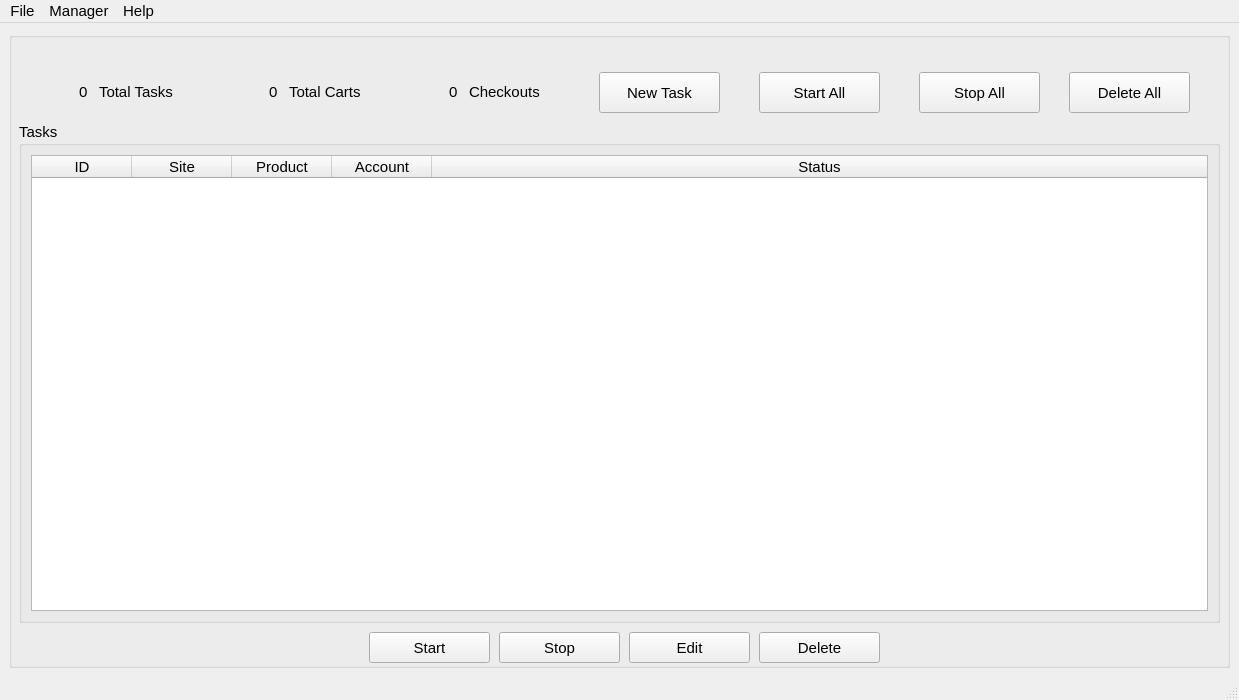
<?xml version="1.0" encoding="UTF-8"?>
<ui version="4.0">
 <class>mainWindow</class>
 <widget class="QMainWindow" name="mainWindow">
  <property name="enabled">
   <bool>true</bool>
  </property>
  <property name="geometry">
   <rect>
    <x>0</x>
    <y>0</y>
    <width>1239</width>
    <height>700</height>
   </rect>
  </property>
  <property name="font">
   <font>
    <pointsize>11</pointsize>
   </font>
  </property>
  <property name="windowTitle">
   <string>Shopping Bot - v2.0</string>
  </property>
  <property name="windowIcon">
   <iconset>
    <activeon>:/newPrefix/rabbit.jpg</activeon>
   </iconset>
  </property>
  <widget class="QWidget" name="centralwidget">
   <layout class="QHBoxLayout" name="_2">
    <item>
     <widget class="QGroupBox" name="groupBox">
      <property name="enabled">
       <bool>true</bool>
      </property>
      <property name="layoutDirection">
       <enum>Qt::LeftToRight</enum>
      </property>
      <property name="autoFillBackground">
       <bool>false</bool>
      </property>
      <property name="title">
       <string/>
      </property>
      <property name="alignment">
       <set>Qt::AlignLeading|Qt::AlignLeft|Qt::AlignTop</set>
      </property>
      <widget class="QWidget" name="widget_4" native="true">
       <property name="geometry">
        <rect>
         <x>580</x>
         <y>30</y>
         <width>611</width>
         <height>61</height>
        </rect>
       </property>
       <widget class="QPushButton" name="btnNewTask">
        <property name="geometry">
         <rect>
          <x>10</x>
          <y>10</y>
          <width>121</width>
          <height>41</height>
         </rect>
        </property>
        <property name="font">
         <font>
          <pointsize>11</pointsize>
         </font>
        </property>
        <property name="text">
         <string>New Task</string>
        </property>
        <property name="icon">
         <iconset>
          <activeon>:/icon_24x24/icon_24x24/user_24.png</activeon>
          <selectedon>:/newPrefix/24x24/user_24.png</selectedon>
         </iconset>
        </property>
       </widget>
       <widget class="QPushButton" name="btnStartAll">
        <property name="geometry">
         <rect>
          <x>170</x>
          <y>10</y>
          <width>121</width>
          <height>41</height>
         </rect>
        </property>
        <property name="font">
         <font>
          <pointsize>11</pointsize>
         </font>
        </property>
        <property name="text">
         <string>Start All</string>
        </property>
        <property name="icon">
         <iconset>
          <activeon>:/icon_24x24/icon_24x24/continue_24.png</activeon>
          <selectedon>:/newPrefix/24x24/continue_24.png</selectedon>
         </iconset>
        </property>
       </widget>
       <widget class="QPushButton" name="btnStopAll">
        <property name="geometry">
         <rect>
          <x>330</x>
          <y>10</y>
          <width>121</width>
          <height>41</height>
         </rect>
        </property>
        <property name="font">
         <font>
          <pointsize>11</pointsize>
         </font>
        </property>
        <property name="text">
         <string>Stop All</string>
        </property>
        <property name="icon">
         <iconset>
          <activeon>:/icon_24x24/icon_24x24/pause_24.png</activeon>
          <selectedon>:/newPrefix/24x24/pause_24.png</selectedon>
         </iconset>
        </property>
       </widget>
       <widget class="QPushButton" name="btnDeleteAll">
        <property name="geometry">
         <rect>
          <x>480</x>
          <y>10</y>
          <width>121</width>
          <height>41</height>
         </rect>
        </property>
        <property name="font">
         <font>
          <pointsize>11</pointsize>
         </font>
        </property>
        <property name="text">
         <string>Delete All</string>
        </property>
        <property name="icon">
         <iconset>
          <activeon>:/icon_24x24/icon_24x24/trash-circle-red-5121.png</activeon>
          <selectedon>:/newPrefix/24x24/trash-circle-red-5121.png</selectedon>
         </iconset>
        </property>
       </widget>
      </widget>
      <widget class="QGroupBox" name="groupBox_3">
       <property name="geometry">
        <rect>
         <x>10</x>
         <y>90</y>
         <width>1201</width>
         <height>501</height>
        </rect>
       </property>
       <property name="title">
        <string>Tasks</string>
       </property>
       <layout class="QGridLayout" name="gridLayout">
        <item row="0" column="0">
         <widget class="QTableWidget" name="tbListTask">
          <property name="enabled">
           <bool>true</bool>
          </property>
          <property name="contextMenuPolicy">
           <enum>Qt::ActionsContextMenu</enum>
          </property>
          <property name="styleSheet">
           <string notr="true">font: 11pt &quot;MS Shell Dlg 2&quot;;
border-color: rgb(255, 170, 0);</string>
          </property>
          <property name="editTriggers">
           <set>QAbstractItemView::NoEditTriggers</set>
          </property>
          <property name="selectionBehavior">
           <enum>QAbstractItemView::SelectRows</enum>
          </property>
          <property name="sortingEnabled">
           <bool>true</bool>
          </property>
          <property name="cornerButtonEnabled">
           <bool>true</bool>
          </property>
          <property name="columnCount">
           <number>5</number>
          </property>
          <attribute name="horizontalHeaderVisible">
           <bool>true</bool>
          </attribute>
          <attribute name="horizontalHeaderHighlightSections">
           <bool>true</bool>
          </attribute>
          <attribute name="horizontalHeaderStretchLastSection">
           <bool>true</bool>
          </attribute>
          <attribute name="verticalHeaderVisible">
           <bool>false</bool>
          </attribute>
          <attribute name="verticalHeaderHighlightSections">
           <bool>true</bool>
          </attribute>
          <column>
           <property name="text">
            <string>ID</string>
           </property>
          </column>
          <column>
           <property name="text">
            <string>Site</string>
           </property>
          </column>
          <column>
           <property name="text">
            <string>Product</string>
           </property>
          </column>
          <column>
           <property name="text">
            <string>Account</string>
           </property>
          </column>
          <column>
           <property name="text">
            <string>Status</string>
           </property>
          </column>
         </widget>
        </item>
       </layout>
      </widget>
      <widget class="QPushButton" name="btnStart">
       <property name="geometry">
        <rect>
         <x>360</x>
         <y>600</y>
         <width>121</width>
         <height>31</height>
        </rect>
       </property>
       <property name="text">
        <string>Start</string>
       </property>
       <property name="icon">
        <iconset>
         <activeon>:/icon_24x24/icon_24x24/continue_24.png</activeon>
         <selectedon>:/newPrefix/play.png</selectedon>
        </iconset>
       </property>
      </widget>
      <widget class="QPushButton" name="btnStop">
       <property name="geometry">
        <rect>
         <x>490</x>
         <y>600</y>
         <width>121</width>
         <height>31</height>
        </rect>
       </property>
       <property name="text">
        <string>Stop</string>
       </property>
       <property name="icon">
        <iconset>
         <activeon>:/icon_24x24/icon_24x24/pause_24.png</activeon>
         <selectedon>:/newPrefix/trash.png</selectedon>
        </iconset>
       </property>
      </widget>
      <widget class="QPushButton" name="btnEdit">
       <property name="geometry">
        <rect>
         <x>620</x>
         <y>600</y>
         <width>121</width>
         <height>31</height>
        </rect>
       </property>
       <property name="text">
        <string>Edit</string>
       </property>
       <property name="icon">
        <iconset>
         <activeon>:/icon_512x512/icon_512x512/edit.png</activeon>
         <selectedon>:/newPrefix/edit.png</selectedon>
        </iconset>
       </property>
      </widget>
      <widget class="QPushButton" name="btnDelete">
       <property name="geometry">
        <rect>
         <x>750</x>
         <y>600</y>
         <width>121</width>
         <height>31</height>
        </rect>
       </property>
       <property name="text">
        <string>Delete</string>
       </property>
       <property name="icon">
        <iconset>
         <activeon>:/icon_24x24/icon_24x24/trash-circle-red-5121.png</activeon>
         <selectedon>:/newPrefix/trash.png</selectedon>
        </iconset>
       </property>
      </widget>
      <widget class="QWidget" name="widget_5" native="true">
       <property name="geometry">
        <rect>
         <x>10</x>
         <y>30</y>
         <width>561</width>
         <height>61</height>
        </rect>
       </property>
       <widget class="QWidget" name="widget" native="true">
        <property name="geometry">
         <rect>
          <x>10</x>
          <y>10</y>
          <width>171</width>
          <height>41</height>
         </rect>
        </property>
        <property name="styleSheet">
         <string notr="true">font: 11pt &quot;Cantarell&quot;;</string>
        </property>
        <widget class="QLabel" name="label">
         <property name="geometry">
          <rect>
           <x>70</x>
           <y>10</y>
           <width>81</width>
           <height>20</height>
          </rect>
         </property>
         <property name="text">
          <string>Total Tasks</string>
         </property>
        </widget>
        <widget class="QLabel" name="lbTotalTask">
         <property name="geometry">
          <rect>
           <x>50</x>
           <y>10</y>
           <width>21</width>
           <height>20</height>
          </rect>
         </property>
         <property name="text">
          <string>0</string>
         </property>
        </widget>
        <widget class="QLabel" name="lbIconTotalTask">
         <property name="geometry">
          <rect>
           <x>0</x>
           <y>0</y>
           <width>41</width>
           <height>41</height>
          </rect>
         </property>
         <property name="text">
          <string/>
         </property>
         <property name="pixmap">
          <pixmap resource="../../resource/source.qrc">:/icon_512x512/icon_512x512/tasks.png</pixmap>
         </property>
         <property name="scaledContents">
          <bool>true</bool>
         </property>
        </widget>
       </widget>
       <widget class="QWidget" name="widget_2" native="true">
        <property name="geometry">
         <rect>
          <x>200</x>
          <y>10</y>
          <width>171</width>
          <height>41</height>
         </rect>
        </property>
        <property name="styleSheet">
         <string notr="true">font: 11pt &quot;Cantarell&quot;;</string>
        </property>
        <widget class="QLabel" name="label_4">
         <property name="geometry">
          <rect>
           <x>70</x>
           <y>10</y>
           <width>81</width>
           <height>20</height>
          </rect>
         </property>
         <property name="styleSheet">
          <string notr="true">font: 75 11pt &quot;MS Shell Dlg 2&quot;;</string>
         </property>
         <property name="text">
          <string>Total Carts</string>
         </property>
        </widget>
        <widget class="QLabel" name="lbTotalCarts">
         <property name="geometry">
          <rect>
           <x>50</x>
           <y>10</y>
           <width>21</width>
           <height>20</height>
          </rect>
         </property>
         <property name="text">
          <string>0</string>
         </property>
        </widget>
        <widget class="QLabel" name="label_6">
         <property name="geometry">
          <rect>
           <x>0</x>
           <y>0</y>
           <width>41</width>
           <height>41</height>
          </rect>
         </property>
         <property name="text">
          <string/>
         </property>
         <property name="pixmap">
          <pixmap resource="../../resource/source.qrc">:/icon_512x512/icon_512x512/cart.png</pixmap>
         </property>
         <property name="scaledContents">
          <bool>true</bool>
         </property>
        </widget>
       </widget>
       <widget class="QWidget" name="widget_3" native="true">
        <property name="geometry">
         <rect>
          <x>380</x>
          <y>10</y>
          <width>171</width>
          <height>41</height>
         </rect>
        </property>
        <property name="styleSheet">
         <string notr="true">font: 11pt &quot;Cantarell&quot;;</string>
        </property>
        <widget class="QLabel" name="label_7">
         <property name="geometry">
          <rect>
           <x>70</x>
           <y>10</y>
           <width>81</width>
           <height>20</height>
          </rect>
         </property>
         <property name="text">
          <string>Checkouts</string>
         </property>
        </widget>
        <widget class="QLabel" name="lbTotalCheckouts">
         <property name="geometry">
          <rect>
           <x>50</x>
           <y>10</y>
           <width>21</width>
           <height>20</height>
          </rect>
         </property>
         <property name="text">
          <string>0</string>
         </property>
        </widget>
        <widget class="QLabel" name="label_9">
         <property name="geometry">
          <rect>
           <x>0</x>
           <y>0</y>
           <width>41</width>
           <height>41</height>
          </rect>
         </property>
         <property name="text">
          <string/>
         </property>
         <property name="pixmap">
          <pixmap resource="../../resource/source.qrc">:/icon_512x512/icon_512x512/success.png</pixmap>
         </property>
         <property name="scaledContents">
          <bool>true</bool>
         </property>
        </widget>
       </widget>
      </widget>
     </widget>
    </item>
   </layout>
  </widget>
  <widget class="QMenuBar" name="menubar">
   <property name="geometry">
    <rect>
     <x>0</x>
     <y>0</y>
     <width>1239</width>
     <height>25</height>
    </rect>
   </property>
   <widget class="QMenu" name="menuFIle">
    <property name="title">
     <string>File</string>
    </property>
    <addaction name="actionSetting"/>
    <addaction name="actionExit"/>
   </widget>
   <widget class="QMenu" name="menuConfiguration">
    <property name="title">
     <string>Manager</string>
    </property>
    <addaction name="actionAccount"/>
    <addaction name="actionBilling_Profile"/>
    <addaction name="actionProxies"/>
   </widget>
   <widget class="QMenu" name="menuHelp">
    <property name="title">
     <string>Help</string>
    </property>
    <addaction name="actionCheck_for_update"/>
    <addaction name="actionAbout"/>
   </widget>
   <addaction name="menuFIle"/>
   <addaction name="menuConfiguration"/>
   <addaction name="menuHelp"/>
  </widget>
  <widget class="QStatusBar" name="statusbar"/>
  <action name="actionProfile_Manager">
   <property name="text">
    <string>Profile Manager</string>
   </property>
  </action>
  <action name="actionExit">
   <property name="icon">
    <iconset>
     <activeon>:/icon_24x24/icon_24x24/export_24x24.png</activeon>
    </iconset>
   </property>
   <property name="text">
    <string>Exit</string>
   </property>
   <property name="font">
    <font/>
   </property>
  </action>
  <action name="actionCheck_for_update">
   <property name="icon">
    <iconset>
     <activeon>:/icon_24x24/icon_24x24/refresh_24x24.png</activeon>
    </iconset>
   </property>
   <property name="text">
    <string>Check for update</string>
   </property>
   <property name="font">
    <font/>
   </property>
  </action>
  <action name="actionAbout">
   <property name="icon">
    <iconset>
     <activeon>:/icon_24x24/icon_24x24/question_24x24.png</activeon>
    </iconset>
   </property>
   <property name="text">
    <string>About</string>
   </property>
   <property name="font">
    <font/>
   </property>
  </action>
  <action name="actionAccount">
   <property name="icon">
    <iconset>
     <activeon>:/icon_24x24/icon_24x24/user_24.png</activeon>
    </iconset>
   </property>
   <property name="text">
    <string>Account</string>
   </property>
   <property name="font">
    <font/>
   </property>
  </action>
  <action name="actionBilling_Profile">
   <property name="icon">
    <iconset>
     <activeon>:/icon_512x512/icon_512x512/profiles_alt.png</activeon>
    </iconset>
   </property>
   <property name="text">
    <string>Billing Profile</string>
   </property>
   <property name="font">
    <font/>
   </property>
  </action>
  <action name="actionProxies">
   <property name="icon">
    <iconset>
     <activeon>:/icon_512x512/icon_512x512/proxies_alt.png</activeon>
    </iconset>
   </property>
   <property name="text">
    <string>Proxies</string>
   </property>
   <property name="font">
    <font/>
   </property>
  </action>
  <action name="actionSetting">
   <property name="icon">
    <iconset>
     <activeon>:/icon_512x512/icon_512x512/settings_alt.png</activeon>
    </iconset>
   </property>
   <property name="text">
    <string>Setting</string>
   </property>
   <property name="font">
    <font/>
   </property>
  </action>
 </widget>
 <resources>
  <include location="../../resource/source.qrc"/>
  <include location="../../resource/source.qrc"/>
 </resources>
 <connections>
  <connection>
   <sender>tbListTask</sender>
   <signal>itemDoubleClicked(QTableWidgetItem*)</signal>
   <receiver>btnEdit</receiver>
   <slot>click()</slot>
   <hints>
    <hint type="sourcelabel">
     <x>619</x>
     <y>385</y>
    </hint>
    <hint type="destinationlabel">
     <x>689</x>
     <y>649</y>
    </hint>
   </hints>
  </connection>
  <connection>
   <sender>actionExit</sender>
   <signal>triggered()</signal>
   <receiver>mainWindow</receiver>
   <slot>close()</slot>
   <hints>
    <hint type="sourcelabel">
     <x>-1</x>
     <y>-1</y>
    </hint>
    <hint type="destinationlabel">
     <x>619</x>
     <y>349</y>
    </hint>
   </hints>
  </connection>
 </connections>
</ui>
